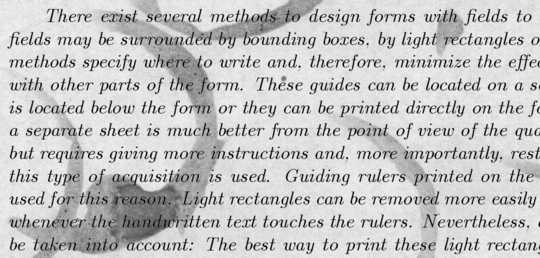
#> input picture Denoise/img/2.png, 540 x 258 px
$ python Adaptive_Thresholding_dennoise.py
#> lines starting #> are read from the running program, lines starting #| are printed output that depends on the picture
import cv2
import numpy as np
import pytesseract
import os
from PIL import Image

inp_path = 'img/2.png'
img = cv2.imread(inp_path,0)
#> img is the input picture: shape (258, 540); min 0, max 246, mean 195.4
blur = cv2.GaussianBlur(img,(3,3),0)
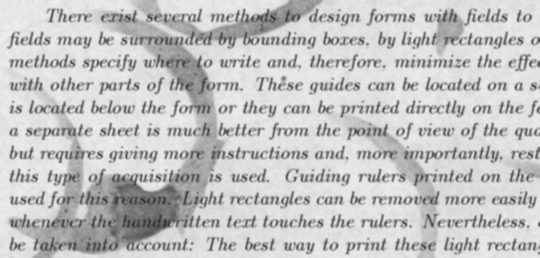
#> blur: shape (258, 540); min 45, max 240, mean 195.5

#AdaptiveThreshold Gaussian: the threshold value T(x,y) is a weighted sum
#(cross-correlation with a Gaussian window) of the blockSize×blockSize neighborhood of (x,y) minus C
# with blockSize = 15, C = 20
th3 = cv2.adaptiveThreshold(img,255,cv2.ADAPTIVE_THRESH_GAUSSIAN_C,\
            cv2.THRESH_BINARY,9,21)
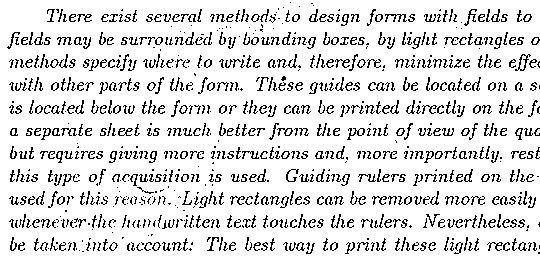
#> th3: shape (258, 540); 87% white; black in thin lines or dots
cv2.imshow('Threshold',th3)


#Opening
th3 = cv2.erode(th3,(5,5))
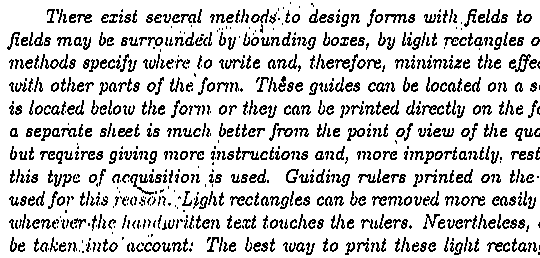
#> th3: shape (258, 540); 81.7% white; black in thin lines or dots
th3 = cv2.dilate(th3,(5,5))
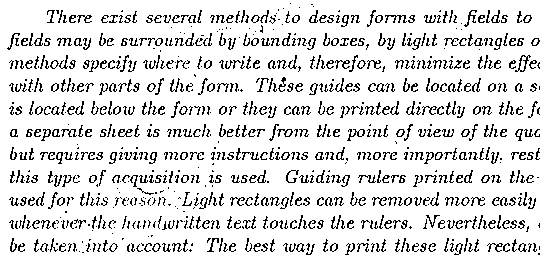
#> th3: shape (258, 540); 86.8% white; black in thin lines or dots


cv2.imshow('Input',img)
cv2.imshow('Output',th3)
# Ghi tạm ảnh xuống ổ cứng để sau đó apply OCR
filename = "{}.png".format(os.getpid())
cv2.imwrite(filename, th3)

# Load ảnh và apply nhận dạng bằng Tesseract OCR
#> (the run stopped early here; a loop or call above may not have finished)

$ run again, with Denoise/img/11.png copied over Denoise/img/2.png
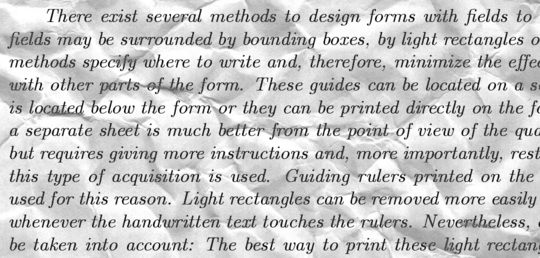
#> input picture Denoise/img/11.png, 540 x 258 px
#> img is the input picture: shape (258, 540); min 9, max 255, mean 200.7
#> `th3 = cv2.adaptiveThreshold(img,255,cv2.ADAPTIVE_THRESH_GAUSSIAN_C,\ c..`:
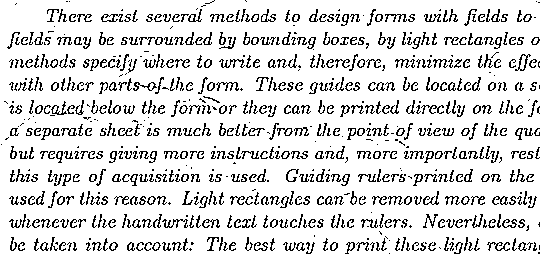
#> th3: shape (258, 540); 86% white; black in thin lines or dots
#> `th3 = cv2.dilate(th3,(5,5))`:
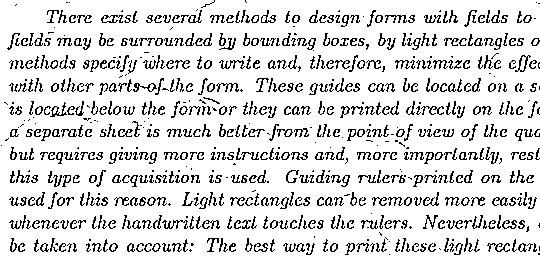
#> th3: shape (258, 540); 85.8% white; black in thin lines or dots

$ run again, with Denoise/img/5.png copied over Denoise/img/2.png
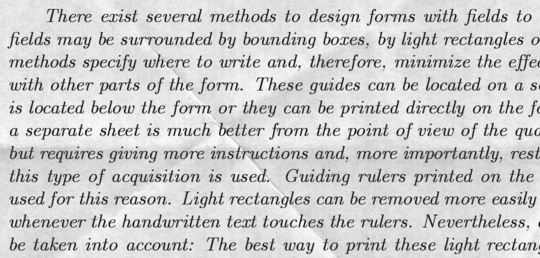
#> input picture Denoise/img/5.png, 540 x 258 px
#> img is the input picture: shape (258, 540); min 8, max 255, mean 204.3
#> `th3 = cv2.adaptiveThreshold(img,255,cv2.ADAPTIVE_THRESH_GAUSSIAN_C,\ c..`:
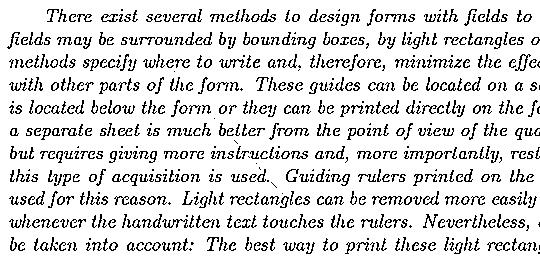
#> th3: shape (258, 540); 86.1% white; black in thin lines or dots
#> `th3 = cv2.dilate(th3,(5,5))`:
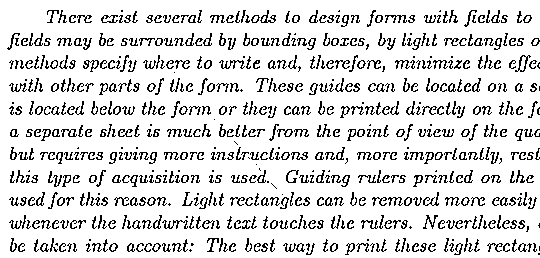
#> th3: shape (258, 540); 86% white; black in thin lines or dots

$ run again, with Denoise/img/8.png copied over Denoise/img/2.png
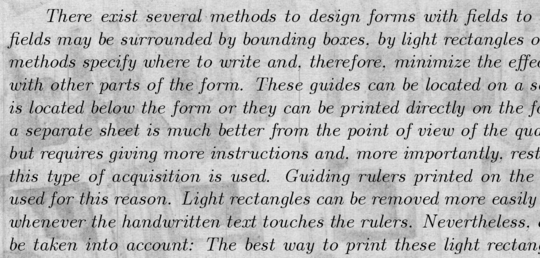
#> input picture Denoise/img/8.png, 540 x 258 px
#> img is the input picture: shape (258, 540); min 0, max 233, mean 185.1
#> `th3 = cv2.adaptiveThreshold(img,255,cv2.ADAPTIVE_THRESH_GAUSSIAN_C,\ c..`:
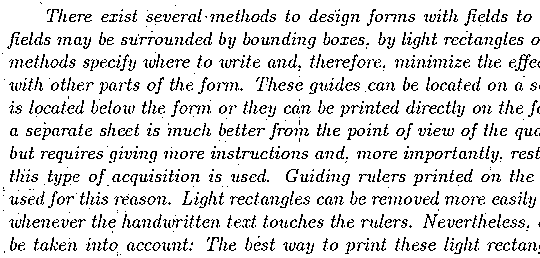
#> th3: shape (258, 540); 87.3% white; black in thin lines or dots
#> `th3 = cv2.dilate(th3,(5,5))`:
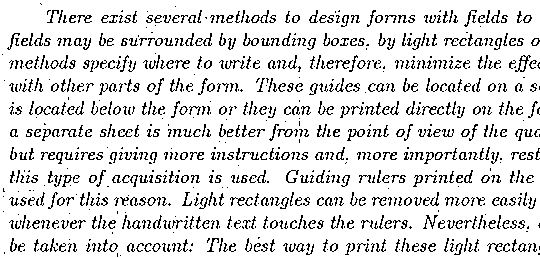
#> th3: shape (258, 540); 87.1% white; black in thin lines or dots
